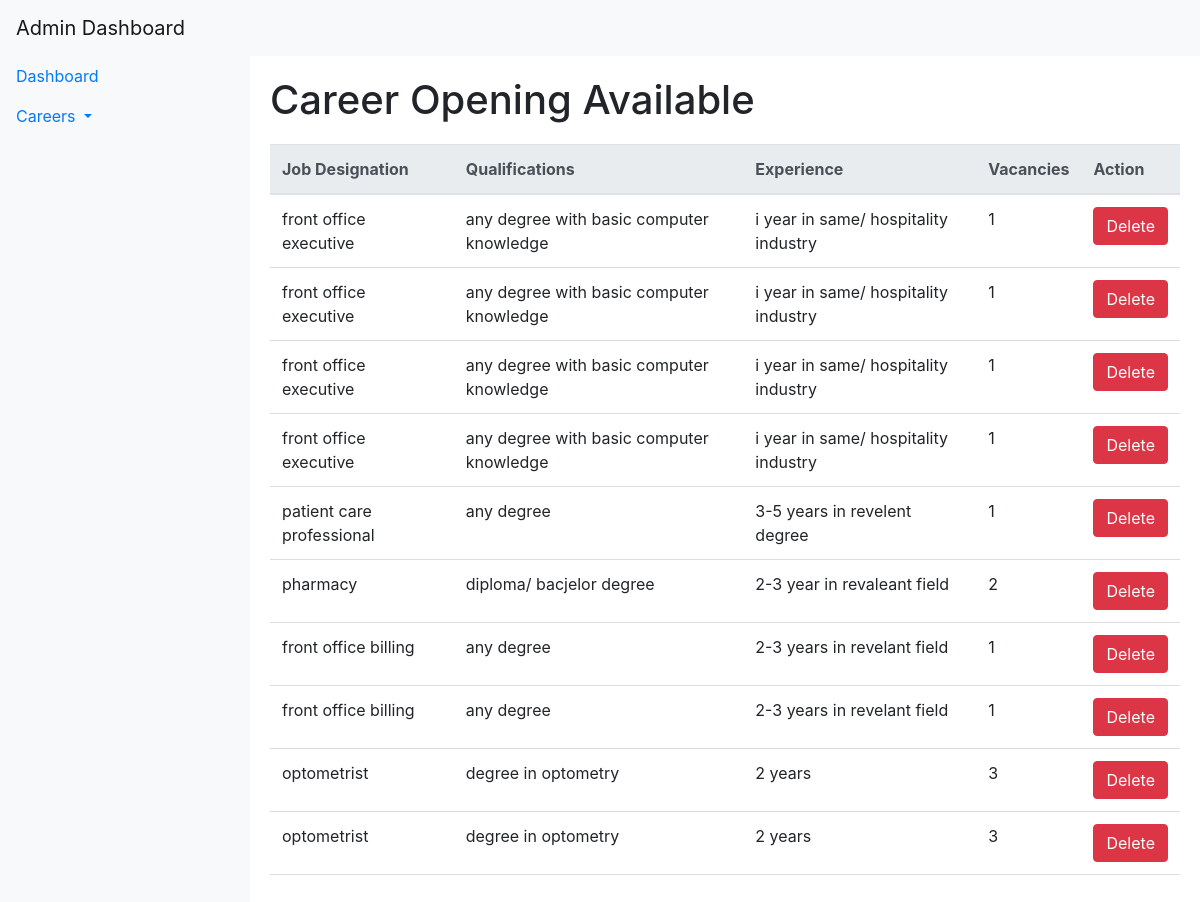
The app's page /admin_page/ with its own data.
### eyeapp/models.py (models this page shows, shortened)
class CareerOpening(models.Model):
    job_designation = models.CharField(max_length=100,null=True, blank=True)
    qualifications = models.TextField(null=True, blank=True)
    experience = models.CharField(max_length=50,null=True, blank=True)
    vacancies = models.PositiveIntegerField(default=1,null=True, blank=True)  # Defaulting to 1 vacancy

### eyeapp/views.py (the view)
# urls.py: path('admin_page/', views.admin_page, name='admin_page'),
def admin_page(request):
    career_openings = CareerOpening.objects.all()
    return render(request, 'admin_page.html', {'career_openings': career_openings})

### templates/admin_page.html (shortened to what this page needs)
<!DOCTYPE html>
<html lang="en">
<head>
    <link href="https://maxcdn.bootstrapcdn.com/bootstrap/4.5.2/css/bootstrap.min.css" rel="stylesheet">
</head>
<body>
    <nav class="navbar navbar-expand-lg navbar-light bg-light fixed-top">
        <a class="navbar-brand" href="#">Admin Dashboard</a>
    </nav>
    <div class="sidebar">
        <ul class="nav flex-column">
            <li class="nav-item">
                <a class="nav-link active" href="{% url 'chart' %}">Dashboard</a>
            </li>
            <li class="nav-item dropdown">
                <a class="nav-link dropdown-toggle" href="#" id="navbarDropdown" role="button" data-toggle="dropdown" aria-haspopup="true" aria-expanded="false">
                    Careers
                </a>
            </li>
        </ul>
    </div>
    <div class="main-content">
        <h1>Career Opening Available</h1>
        <table class="table">
            <thead class="thead-light">
                <tr>
                    <th>Job Designation</th>
                    <th>Qualifications</th>
                    <th>Experience</th>
                    <th>Vacancies</th>
                    <th>Action</th>
                </tr>
            </thead>
            <tbody>
                {% for career_opening in career_openings %}
                <tr>
                    <td>{{ career_opening.job_designation }}</td>
                    <td>{{ career_opening.qualifications }}</td>
                    <td>{{ career_opening.experience }}</td>
                    <td>{{ career_opening.vacancies }}</td>
                    <td>
                        <form method="post" action="{% url 'delete_career_opening' career_opening.id %}">
                            <button type="submit" class="btn btn-danger">Delete</button>
                        </form>
                    </td>
                </tr>
                {% endfor %}
            </tbody>
        </table>
    </div>
</body>
</html>

### templates/admin_page.html (style rules this page uses)
body { padding-top: 56px; }
.sidebar { height: 100%; width: 250px; position: fixed; top: 0; left: 0; background-color: #f8f9fa; padding-top: 56px; }
.main-content { margin-left: 250px; padding: 20px; }
table { width: 100%; border-collapse: collapse; margin-top: 20px; }
th, td { padding: 8px; text-align: left; border-bottom: 1px solid #ddd; }
th { background-color: #f2f2f2; }

### records on screen
CareerOpening: job_designation "front office executive", qualifications "any degree with basic computer knowledge", experience "i year in same/ hospitality industry", vacancies "1"
CareerOpening: job_designation "front office executive", qualifications "any degree with basic computer knowledge", experience "i year in same/ hospitality industry", vacancies "1"
CareerOpening: job_designation "front office executive", qualifications "any degree with basic computer knowledge", experience "i year in same/ hospitality industry", vacancies "1"
CareerOpening: job_designation "front office executive", qualifications "any degree with basic computer knowledge", experience "i year in same/ hospitality industry", vacancies "1"
CareerOpening: job_designation "patient care professional", qualifications "any degree", experience "3-5 years in revelent degree", vacancies "1"
CareerOpening: job_designation "pharmacy", qualifications "diploma/ bacjelor degree", experience "2-3 year in revaleant field", vacancies "2"
CareerOpening: job_designation "front office billing", qualifications "any degree", experience "2-3 years in revelant field", vacancies "1"
CareerOpening: job_designation "front office billing", qualifications "any degree", experience "2-3 years in revelant field", vacancies "1"
CareerOpening: job_designation "optometrist", qualifications "degree in optometry", experience "2 years", vacancies "3"
CareerOpening: job_designation "optometrist", qualifications "degree in optometry", experience "2 years", vacancies "3"
